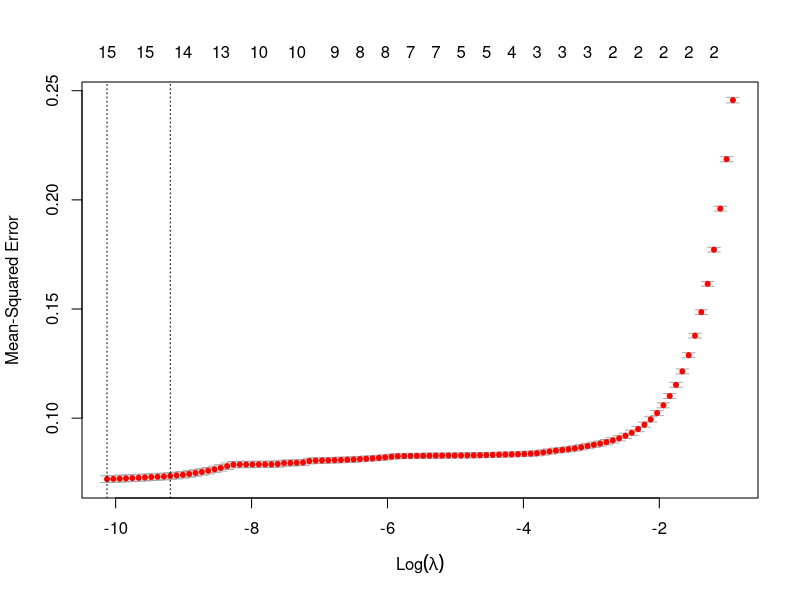
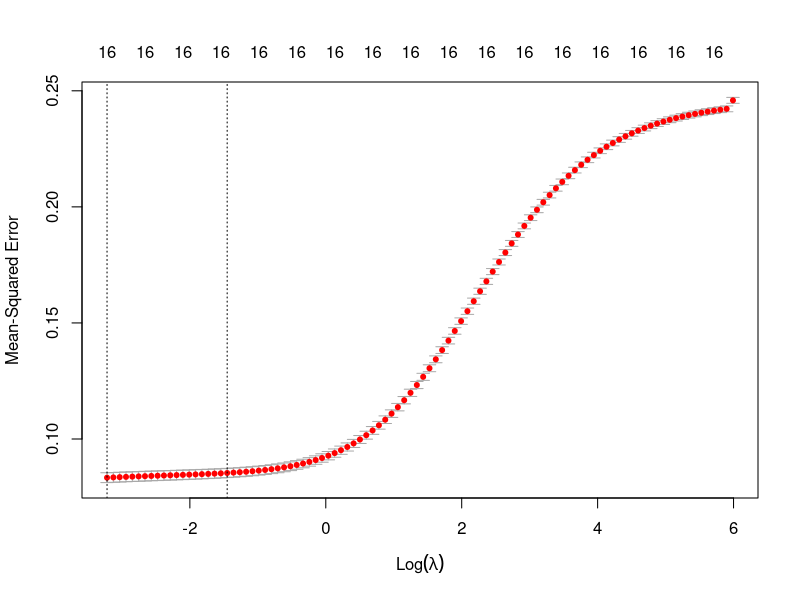
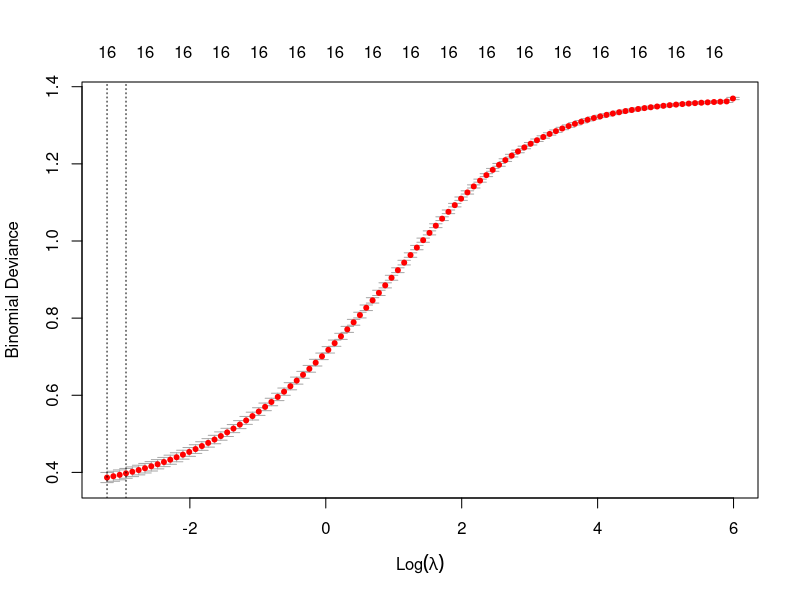
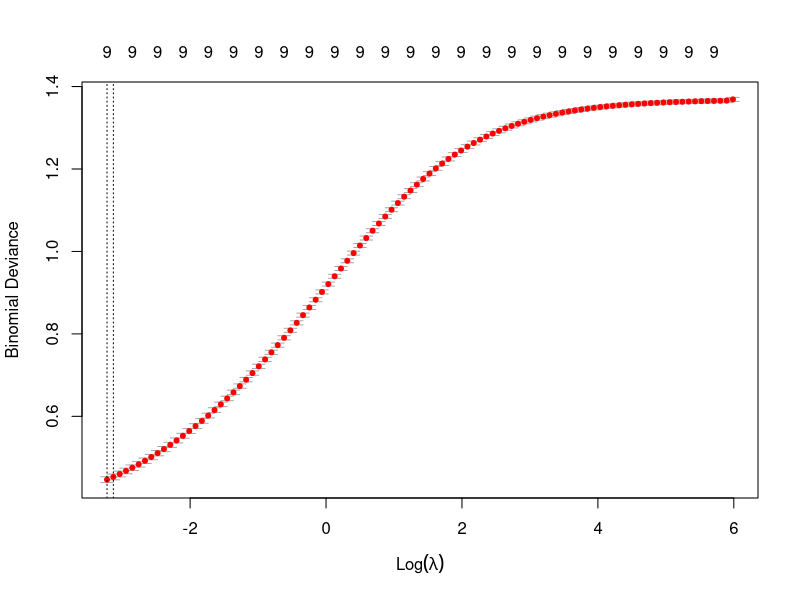

The R script that drew these images, in order:
## ---- chunk 1
# Load in the data
train <- read.csv("data/train_data.csv")
## ---- chunk 2
# Check for multicollinearity
# library(car)
# vif_values <- vif(full_model)
# rounded_vif <- round(vif_values, 4)
# rounded_vif
## ---- chunk 3
# Splitting the data into training and validation sets
set.seed(1234)
index <- sample(1:nrow(train), round(0.8 * nrow(train)))
train_set <- train[index, ]
validation_set <- train[-index, ]
## ---- chunk 4
# Use Lasso?
library(glmnet)
x_train <- model.matrix(Y ~ . - 1, data = train_set) # -1 to exclude intercept
y_train <- train_set$Y
lasso_model <- cv.glmnet(x_train, y_train, alpha = 1)
plot(lasso_model)

# Predictions for the validation set
x_validation <- model.matrix(Y ~ . - 1, data = validation_set)
predictions <- predict(lasso_model, s = "lambda.min", newx = x_validation)
## ---- chunk 5
# Extract coefficients of the model at lambda.min
lasso_coefficients <- coef(lasso_model, s = "lambda.min")

# Non-zero coefficients
print(round(lasso_coefficients[lasso_coefficients != 0], 6))
## ---- chunk 6
lasso_coefficients <- coef(lasso_model, s = "lambda.min")
variable_names <- colnames(x_train)
coef_w_names <- setNames(lasso_coefficients[-1], variable_names)
print(round(coef_w_names[coef_w_names != 0], 6))
## ---- chunk 7
# Predict using the validation set
predictions <- predict(lasso_model, s = "lambda.min", newx = x_validation)

# MSE on the validation set
mse <- mean((validation_set$Y - predictions)^2)
mse
## ---- chunk 8
# Accuracy
classes <- ifelse(predictions > 0.5, 1, 0)

real.classes <- validation_set$Y
correct.predictions <- sum(classes == real.classes)
total.predictions <- length(classes)
accuracy.percentage <- (correct.predictions / total.predictions) * 100
accuracy.percentage
## ---- chunk 9
ridge_model <- cv.glmnet(x_train, y_train, alpha = 0)

# CV curve
plot(ridge_model)
## ---- chunk 10
# Predictions for the validation set
ridge_predictions <- predict(ridge_model, s = "lambda.min", newx = x_validation)

# Extract coefficients of the Ridge model at lambda.min
ridge_coefficients <- coef(ridge_model, s = "lambda.min")

# Non-zero coefficients
print(round(ridge_coefficients, 6))
## ---- chunk 11
# MSE for the validation set 
ridge_mse <- mean((validation_set$Y - ridge_predictions)^2)
ridge_mse
## ---- chunk 12
predicted_classes_ridge <- ifelse(ridge_predictions > 0.5, 1, 0)

actual_classes_ridge <- validation_set$Y
correct_predictions_ridge <- sum(predicted_classes_ridge == actual_classes_ridge)
total_predictions_ridge <- length(predicted_classes_ridge)
accuracy_percentage_ridge <- (correct_predictions_ridge / total_predictions_ridge) * 100
accuracy_percentage_ridge
## ---- chunk 13
library(glmnet)

train_set$Y <- as.factor(train_set$Y)

# Create a matrix of predictors
x_train <- model.matrix(Y ~ . - 1, data = train_set) # -1 to exclude intercept
y_train <- train_set$Y

# Fit the logistic regression model with cross-validation
cv_logistic_model <- cv.glmnet(x_train, y_train, family = "binomial", alpha = 0)

# Cross-validation plot
plot(cv_logistic_model)
## ---- chunk 14
# Predict on the validation set
x_validation <- model.matrix(Y ~ . - 1, data = validation_set) # -1 to exclude intercept
logistic_predictions <- predict(cv_logistic_model, newx = x_validation, type = "response", s = "lambda.min")
## ---- chunk 15
# MSE for logistic 
logistic_mse <- mean((validation_set$Y - logistic_predictions)^2)
logistic_mse
## ---- chunk 16
# Accuracy
bin <- ifelse(logistic_predictions > 0.5, 1, 0)
bin <- as.factor(bin) 

actual <- as.factor(validation_set$Y)

accuracy_pct <- sum(bin == actual) / length(actual)
accuracy_pct
## ---- chunk 17
# Variables we want to keep
keep <- c("ShapeFactor1", "ShapeFactor2", "ShapeFactor3", "ShapeFactor4", 
                       "Extent", "Area", "Solidity", "roundness", "Compactness")

train_filtered <- train[, keep]
add_Y <- c(keep, "Y")
# Add response variable
train_final <- train[, add_Y]

# Subset the validation set to include only these variables
validation_set_filtered <- validation_set[, keep]

# Create the model matrix for the filtered validation set
x_validation_final <- model.matrix(~ . - 1, data = validation_set_filtered)
## ---- chunk 18
library(glmnet)

train_final$Y <- as.factor(train_final$Y)

# Create a matrix of predictors
x_train_final <- model.matrix(Y ~ . - 1, data = train_final) # -1 to exclude intercept
y_train_final <- train_final$Y

# Fit the logistic regression model with cross-validation
cv_logistic_model_final <- cv.glmnet(x_train_final, y_train_final, family = "binomial", alpha = 0)

# Cross-validation plot
plot(cv_logistic_model_final)
## ---- chunk 19
# Predict on the validation set
logistic_predictions_final <- predict(cv_logistic_model_final, newx = x_validation_final, type = "response", s = "lambda.min")

# MSE for logistic 
logistic_mse_final <- mean((validation_set$Y - logistic_predictions_final)^2)
logistic_mse_final
## ---- chunk 20
# Calculate accuracy
binary_predictions_final <- ifelse(logistic_predictions_final > 0.5, 1, 0)
binary_predictions_final <- as.factor(binary_predictions_final) 

actual_responses <- as.factor(validation_set$Y)

accuracy <- sum(binary_predictions_final == actual_responses) / length(actual_responses)
accuracy
